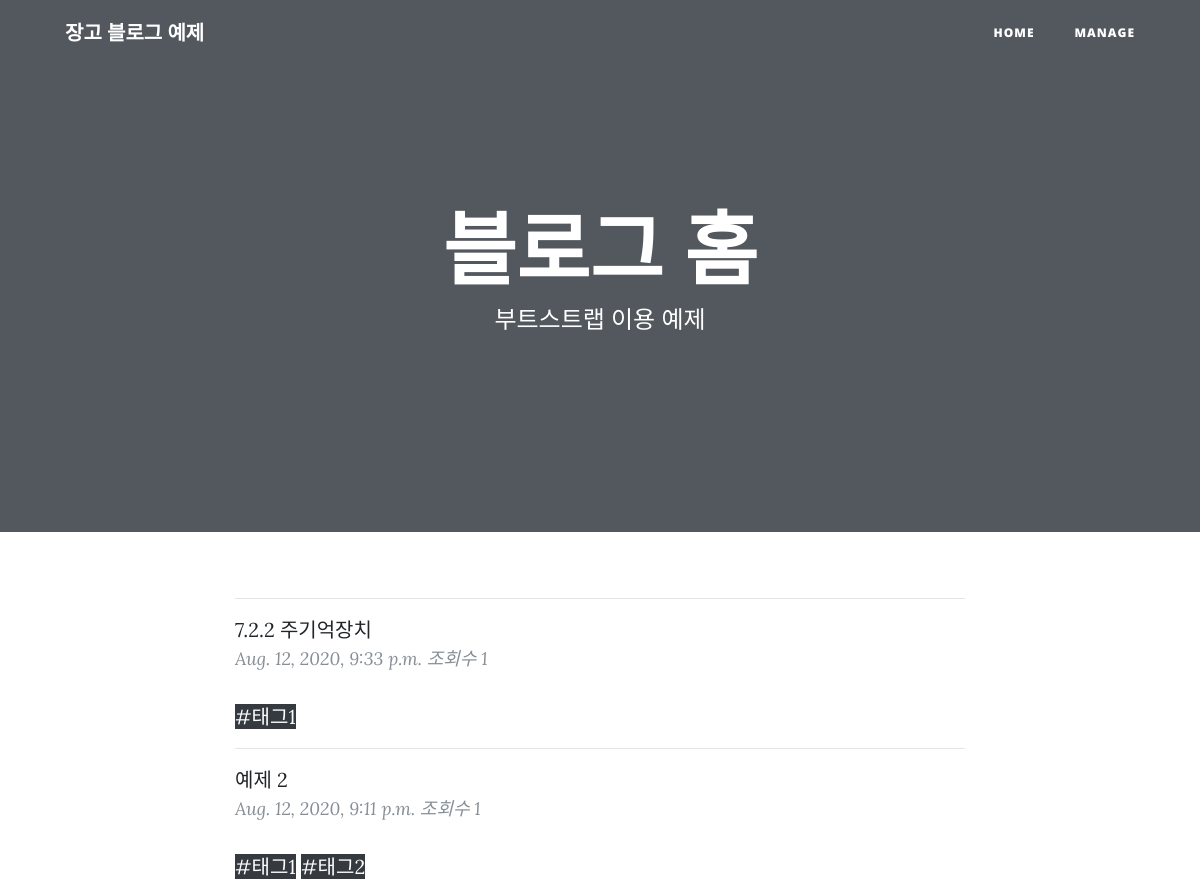
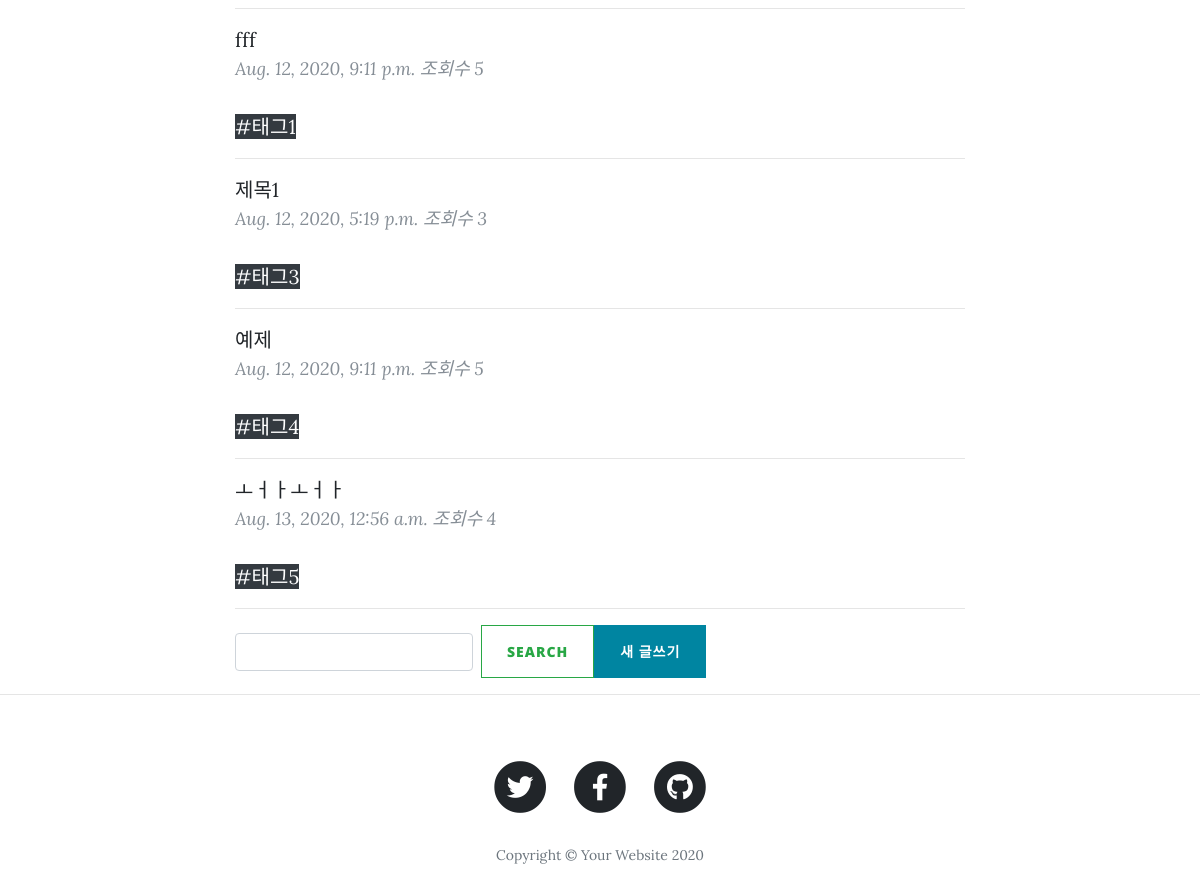
Screenshot of /blog/ with the database file from the repository (2 pictures, top to bottom).
### blog/models.py (models this page shows, shortened)
class Post(models.Model):
    title = models.CharField('TITLE', max_length=50)
    content = models.TextField('CONTENT')
    create_date = models.DateTimeField('Create Date', auto_now_add=True)
    modify_date = models.DateTimeField('Modify Date', auto_now=True)
    img = models.ImageField(blank=True)
    tags = TaggableManager(blank=True)
    hits = models.PositiveIntegerField(default= 0)

### blog/views.py (the view)
# urls.py: path('', index, name='post_index'),
def index(request):
    posts = Post.objects.all().order_by('-create_date');
    return render(request, 'blog/post_index.html', {'posts':posts})

### blog/templates/blog/post_index.html (shortened to what this page needs)
{% extends "blog_base.html" %}
{% block content %}
  <header class="masthead">
    <div class="overlay"></div>
    <div class="container">
      <div class="row">
        <div class="col-lg-8 col-md-10 mx-auto">
          <div class="site-heading">
            <h1>블로그 홈</h1>
            <span class="subheading">부트스트랩 이용 예제</span>
          </div>
        </div>
      </div>
    </div>
  </header>
  <div class="container">
    <div class="row">
      <div class="col-lg-8 col-md-10 mx-auto">
        <hr>
        {% for post in posts %}
        <div class="post-preview">
          <a href="{% url 'post_detail' post.id %}">{{ post.title }}</a>
          <p class="post-meta">{{ post.modify_date }} 조회수 {{ post.hits }}</p>
          {% for tag in post.tags.all %}
            <span class="bage badge-dark"><a href="{% url 'tagged_post_list' tag.name %}" style="color: white;">#{{ tag.name }}</a></span>
          {% endfor %}
        </div>
        <hr>
        {% endfor %}
        <form class="form-inline my-2 my-lg-0" action="{% url 'post_search' %}" method="post">
          <input class="form-control mr-sm-2" type="search" name="q" value="{{q}}">
          <button class="btn btn-outline-success my-2 my-sm-0" type="submit">Search</button>
          <div class="clearfix">
            <a class="btn btn-primary float-right" href="{% url 'post_new' %}">새 글쓰기</a>
          </div>
        </form>
      </div>
    </div>
  </div>
  <hr>
{% endblock %}

### rows the page displays
Post: title "7.2.2 주기억장치", modify_date "Aug. 12, 2020, 9:33 p.m.", hits "1"
Tag: name "태그1"
Post: title "예제 2", modify_date "Aug. 12, 2020, 9:11 p.m.", hits "1"
Tag: name "태그2"
Post: title "fff", modify_date "Aug. 12, 2020, 9:11 p.m.", hits "5"
Post: title "제목1", modify_date "Aug. 12, 2020, 5:19 p.m.", hits "3"
Tag: name "태그3"
Post: title "예제", modify_date "Aug. 12, 2020, 9:11 p.m.", hits "5"
Tag: name "태그4"
Post: title "ㅗㅓㅏㅗㅓㅏ", modify_date "Aug. 13, 2020, 12:56 a.m.", hits "4"
Tag: name "태그5"
